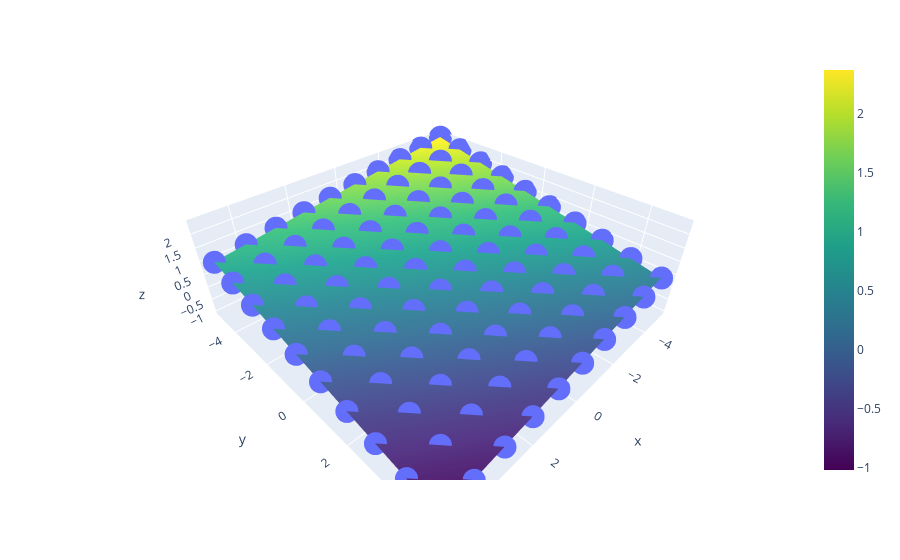

The cell this chart's notebook holds for it:
### Code cell
fig = px.scatter_3d(x=xGrid.ravel(), y=yGrid.ravel(), z=z.ravel())
fig.add_traces(go.Surface(x=x, y=y, z=z, colorscale='Viridis'))
fig.show()
